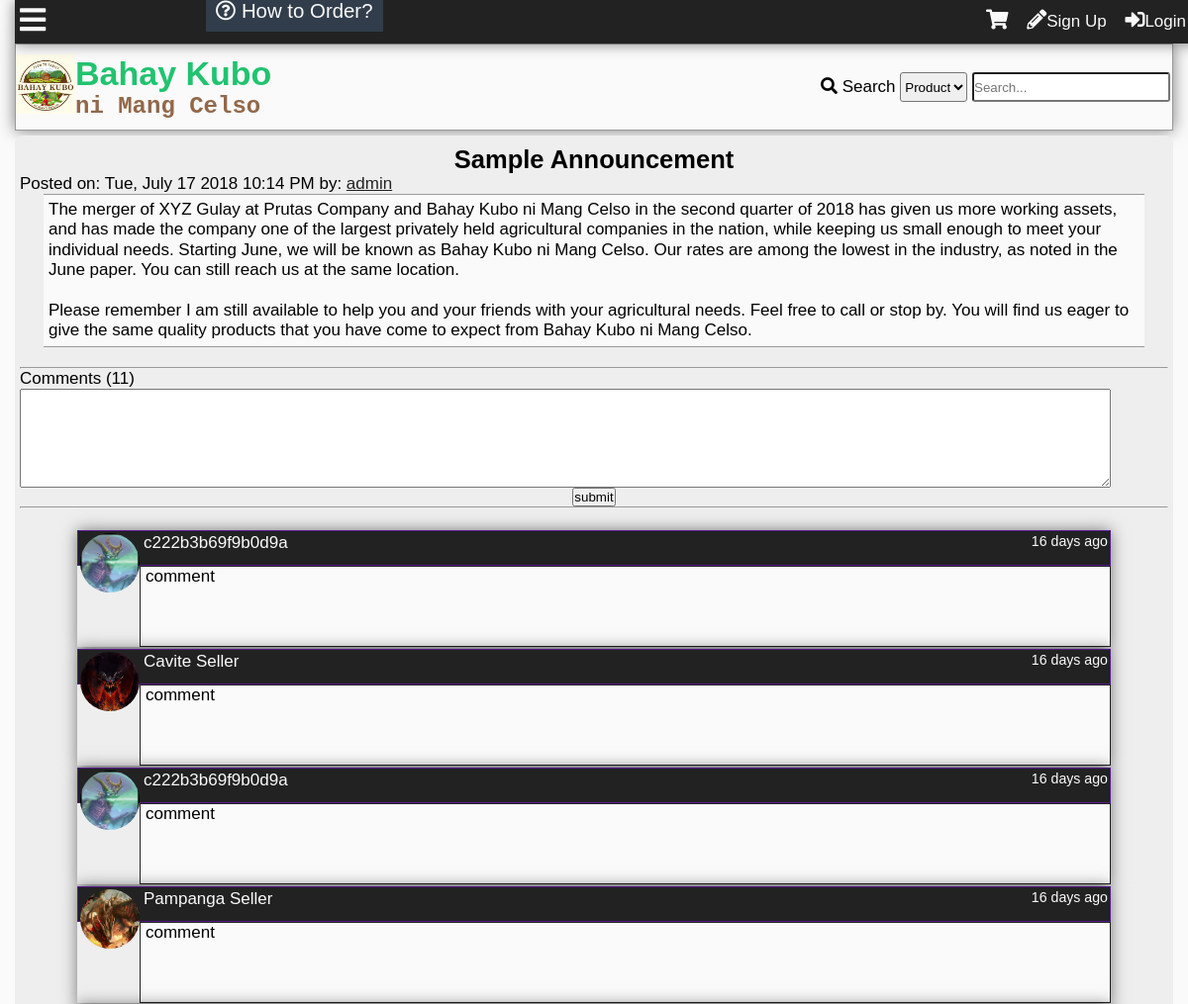
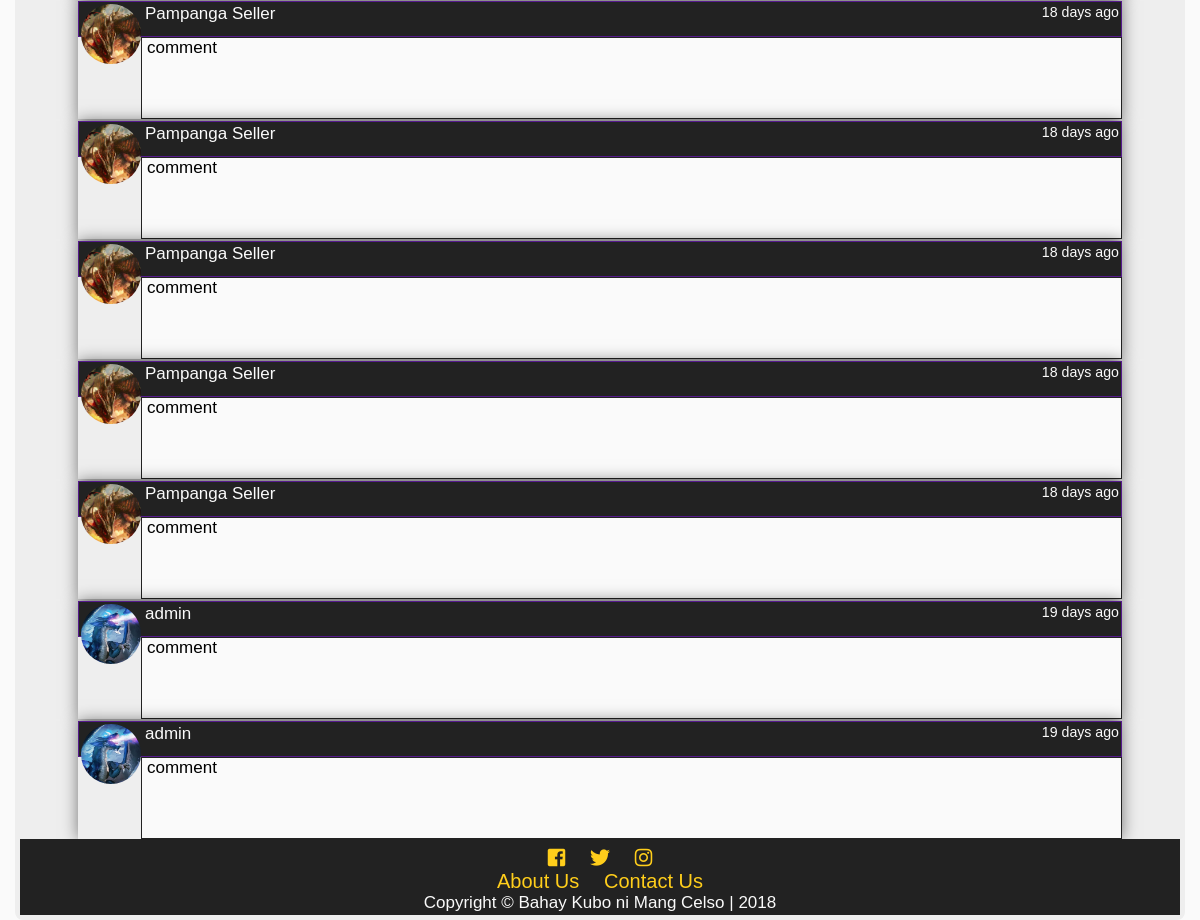
Screenshot of /announcement.php with the database file from the repository (2 pictures, top to bottom).
### tables this page shows
CREATE TABLE `tblannouncement` (
  `announceid` int(11) NOT NULL,
  `title` varchar(100) NOT NULL,
  `content` text NOT NULL,
  `datecreated` datetime DEFAULT NULL,
  `author` int(11) NOT NULL
);

CREATE TABLE `tbluser` (
  `userid` int(11) NOT NULL,
  `username` varchar(100) NOT NULL,
  `password` varchar(100) NOT NULL,
  `firstname` varchar(100) NOT NULL,
  `middlename` varchar(100) NOT NULL,
  `lastname` varchar(100) NOT NULL,
  `birthday` varchar(20) NOT NULL,
  `datecreated` timestamp NOT NULL DEFAULT '0000-00-00 00:00:00',
  `email` varchar(100) NOT NULL,
  `phone` varchar(100) NOT NULL,
  `location` varchar(255) NOT NULL,
  `usertypeid` int(11) NOT NULL,
  `access` int(11) NOT NULL,
  `imgpath` varchar(200) NOT NULL,
  `bio` text NOT NULL,
  `is_show_email` tinyint(1) NOT NULL,
  `gender` int(11) NOT NULL,
  `lastupdate` timestamp NOT NULL DEFAULT '0000-00-00 00:00:00',
  `lastonline` timestamp NOT NULL DEFAULT '0000-00-00 00:00:00',
  `profileviews` int(11) NOT NULL
);

CREATE TABLE `tblcommentann` (
  `commentannid` int(11) NOT NULL,
  `announceid` int(11) NOT NULL,
  `comment` mediumtext NOT NULL,
  `userid` int(11) NOT NULL,
  `dateposted` datetime DEFAULT NULL
);

### announcement.php (the view, shortened to what this page needs)
<?php
	include'functions.php';
	require_once'connection.php';
?>
<!DOCTYPE html>
<html lang="en">
<head>
  	<link rel="stylesheet" href="css/style.css">
  	<link rel="stylesheet" href="css/fontawesome-all.css">
</head>
<body onscroll="scrollOpacity()">
	<div class="main-container">
	<div class="other-content">
<?php
$sql="SELECT announceid,title,content,t1.datecreated,username,userid FROM tblannouncement AS t1
LEFT JOIN tbluser
	ON userid = author
ORDER BY announceid DESC
LIMIT 1";
$result= $conn->query($sql);
$row=$result->fetch_object();
$id = $row->announceid;
$title = $row->title;
$content = $row->content;
$date = date('D, F j Y g:i A',strtotime($row->datecreated));
$author = $row->username;
$userid = $row->userid;
echo '<h2 id="announcement-title">'.$title.'</h2>
<p>Posted on: '.$date.' by: <a class="black" href="profile.php?id='.$userid.'">'.$author.'</a></p>
<div class="announce-content">'.nl2br($content);
echo'</div>
<br><hr>';
$sql = "SELECT commentannid FROM tblcommentann WHERE announceid = '$id'";
$result= $conn->query($sql);
$comments = $result->num_rows;
echo'<p>Comments ('.number_format($comments).')</p>
';
if(isset($_SESSION['id'])){
echo'<form id="comment-form">
	<textarea id="announcement-text" required></textarea>
	<br>
	<input type="hidden" value="'.$_SESSION['id'].'" id="user-id">
	<input type="hidden" value="'.$id.'" id="announce-id">
	<center><input type="submit" value="submit"></center>
</form>
<hr><br>
';
}else{
	echo'<form id="comment-form">
	<textarea id="announcement-text" required></textarea>
	<br>
	<input type="hidden" id="user-id">
	<input type="hidden" id="announce-id">
	<center><input type="submit" value="submit"></center>
</form>
<hr><br>
';
}
echo '<div id="announcement-comments">';
$sql = "SELECT commentannid,comment,t1.userid,username,imgpath,dateposted FROM tblcommentann AS t1
	LEFT JOIN tbluser AS t2
		ON t1.userid = t2.userid
	WHERE announceid = '$id'
	ORDER BY dateposted DESC";
$result = $conn->query($sql);
while($row = $result->fetch_object()){
	$comment = $row->comment;
	$user = $row->username;
	$userid = $row->userid;
	$img = $row->imgpath;
	$date = $row->dateposted;
	echo'<div class="comment-box">
<div class="comment-header">
<a class="cm-user" href="profile.php?id='.$userid.'">
<div class="comment-tn">
<img src="'.$img.'">
</div>
'.$user.'</a>
<small>'.time_elapsed_string($date).'</small>
</div>
<div class="comment-body">
<div class="com-container"><p class="comment-cm">'.nl2br($comment).'</p></div></div>';
echo'</div>
';
}
?>
	</div>
	</div>
</body>
</html>

### css/style.css (style rules this page uses)
* { padding:0; margin:0; }
:root { --facebookblue:#4267b2; --twitterlogo:#00aced; --lightblue:#c0deed; --sunflower:#ffce1b; --orangered:#FF4500; --magenta:#ff00ff; --lime:#32CD32; --palegreen:#98fb98; --dark-red:#590000; --blood-red:#8B0000; --cyan:#00ffff; --bluegreen:#21c36f; --canvas:#F3ECE2; --dark-purple:#551A8B; --dark-blue:#313d4b; --primary-color:#21c36f; --secondary-color:#c0deed; --contrast: #91684a; --secondary-contrast:#313d4b; --light-color:#fafafa; --dark-color:#222; --gray:#eee; --darkgray:#999; }
body { font-family: Lora,'MS Sans Serif',Geneva,sans-serif; font-size: 17px; background:var(--light-color); }
h1,h2,h3,h4,h5,h6 { font-family: Arial, Helvetica, sans-serif; }
a { text-decoration: none; }
.black { color:var(--dark-color); text-decoration: underline; }
.main-container { display:grid; grid-template-areas: "header" "main-search" "content" "footer"; margin:0px; padding:0 15px 0 15px; }
#announcement-title { font-family: "Arial", sans-serif; }
.announce-content { font-family: verdana, sans-serif; background: var(--light-color); display: block; margin: 0 auto; width: 95%; min-height: 100px; border-top: 1px solid var(--darkgray); border-bottom: 1px solid var(--darkgray); padding:5px; line-height: 1.2em; }
#announcement-text { width:95%; height:100px; }
.other-content { box-sizing: border-box; border-radius: 8px; padding:5px; background: var(--gray); min-height:85vh; position: relative; }
.other-content h2,.other-content h3 { text-align: center; margin-top: 5px; }
.comment-box { width:90%; display:block; margin-left: auto; margin-right: auto; margin-top: 2px; box-shadow: 0 0 15px rgba(0,0,0,0.5); }
.comment-box small { float:right; }
.comment-header { background: var(--dark-color); color: var(--light-color); padding:2px; padding-bottom:12px; border:1px solid var(--dark-purple); }
.cm-user { color: var(--light-color); padding-left:4px; }
.comment-body { background: var(--light-color); padding-left: 5px; min-height:80px; border: 1px solid var(--dark-color); overflow-x: hidden; overflow-y: hidden; }
.com-container { width:670px; }
.comment-cm { word-wrap: break-word; }
.comment-tn { height:60px; width:60px; border-radius: 50%; overflow:hidden; float:left; }
.comment-tn img { max-width: 100%; }

### rows the page displays
tblannouncement: title "Sample Announcement", datecreated "Tue, July 17 2018 10:14 PM", tbluser.username "admin", content "The merger of XYZ Gulay at Prutas Company and Bahay Kubo ni Mang Celso in the second quarter of 2018 has given us more working assets, and has made the company one of the largest privately held agricultural companies in the nation, while keeping us small enough to meet your individual needs. Starting June, we will be known as Bahay Kubo ni Mang Celso. Our rates are among the lowest in the industry, as noted in the June paper. You can still reach us at the same location. Please remember I am still available to help you and your friends with your agricultural needs. Feel free to call or stop by. You will find us eager to give the same quality products that you have come to expect from Bahay…"
tblcommentann: userid.imgpath (picture), userid.username "c222b3b69f9b0d9a", dateposted "16 days ago", comment "comment"
tblcommentann: userid.imgpath (picture), userid.username "Cavite Seller", dateposted "16 days ago", comment "comment"
tblcommentann: userid.imgpath (picture), userid.username "c222b3b69f9b0d9a", dateposted "16 days ago", comment "comment"
tblcommentann: userid.imgpath (picture), userid.username "Pampanga Seller", dateposted "16 days ago", comment "comment"
tblcommentann: userid.imgpath (picture), userid.username "Pampanga Seller", dateposted "18 days ago", comment "comment"
tblcommentann: userid.imgpath (picture), userid.username "Pampanga Seller", dateposted "18 days ago", comment "comment"
tblcommentann: userid.imgpath (picture), userid.username "Pampanga Seller", dateposted "18 days ago", comment "comment"
tblcommentann: userid.imgpath (picture), userid.username "Pampanga Seller", dateposted "18 days ago", comment "comment"
tblcommentann: userid.imgpath (picture), userid.username "Pampanga Seller", dateposted "18 days ago", comment "comment"
tblcommentann: userid.imgpath (picture), userid.username "admin", dateposted "19 days ago", comment "comment"
tblcommentann: userid.imgpath (picture), userid.username "admin", dateposted "19 days ago", comment "comment"

### other values shown
$comments "11"
